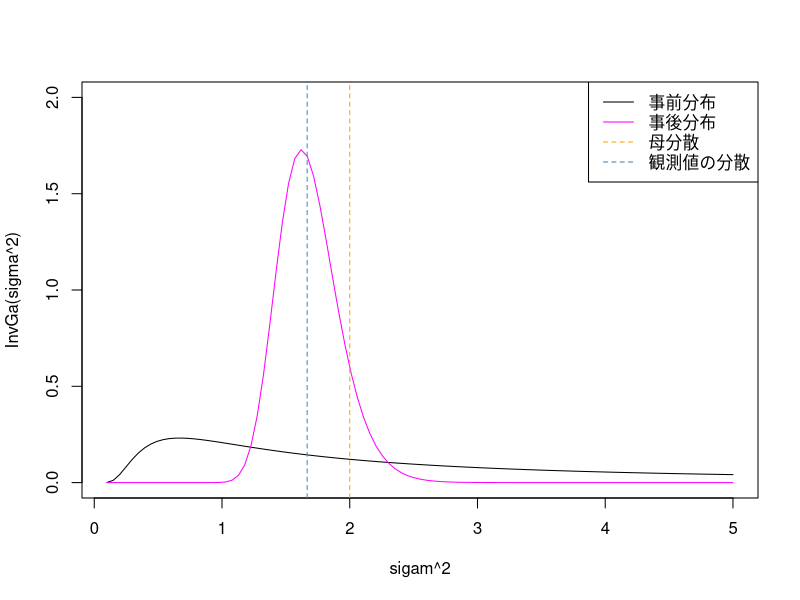
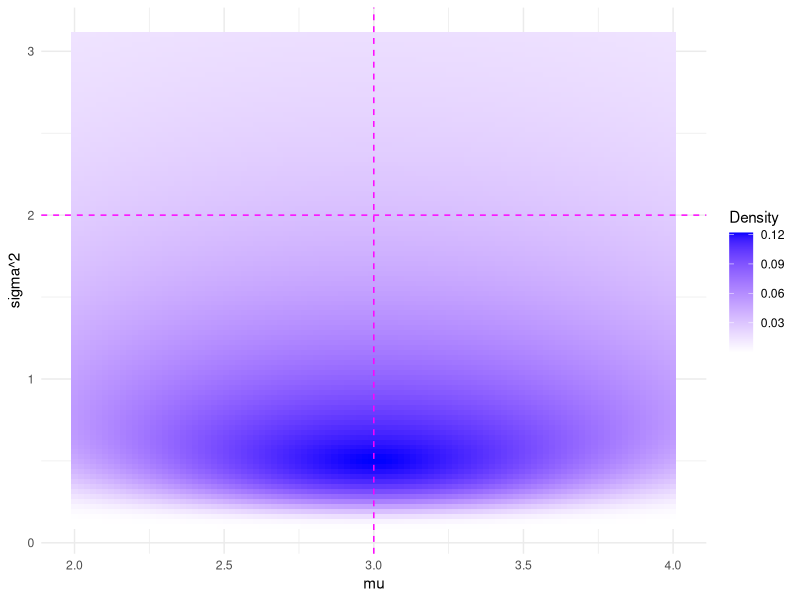
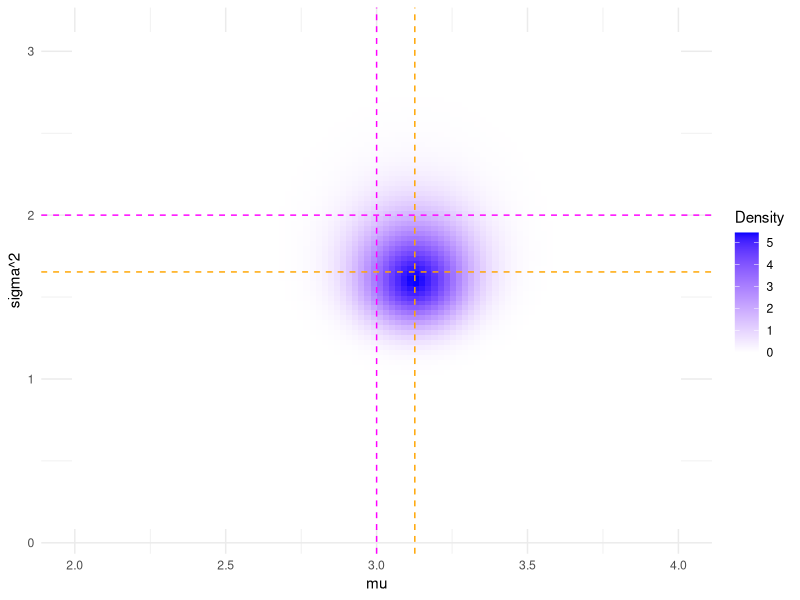
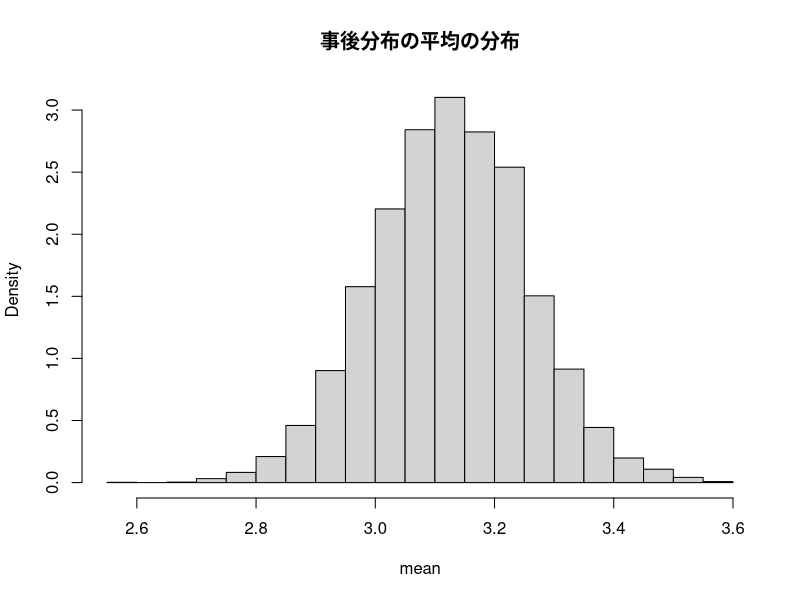
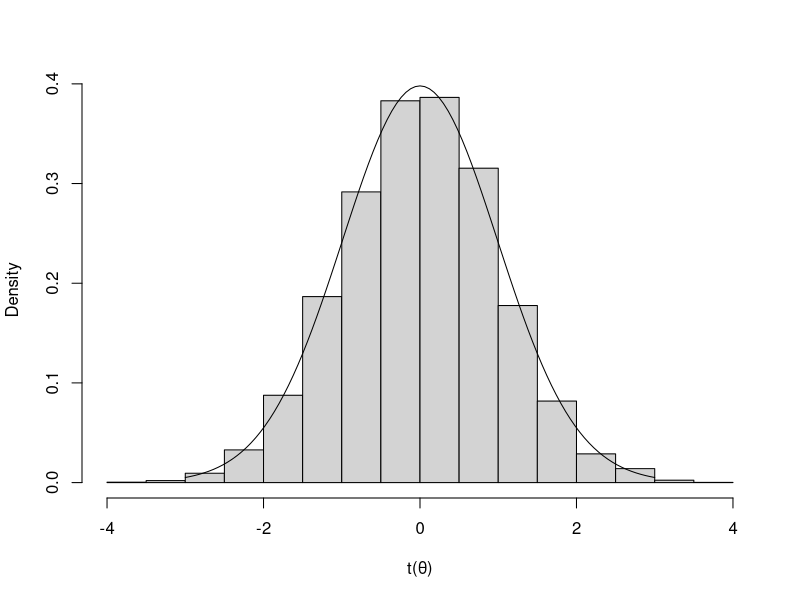

Generate these figures, in order, with R:
## ---- chunk 1
#| include: false

dinvgamma <- function(x,a,b) dgamma(1/x,a,b)/x^2

dinvgamma.mean <- function(a,b) b/(a-1)

dinvgamma.mode <- function(a,b) b/(a+1)

calc.post.var <- function(data, pr.v, pr.k, pr.mu, pr.var) {
  data.var <- var(data)
  data.mean <- mean(data)
  n <- length(data)
  po.v <- pr.v+n
  po.k <- pr.k+n
  return((pr.v*pr.var + (n-1)*data.var + (pr.k*n/po.k)*(data.mean-pr.mu)^2) / po.v)
}

dinvganorm <- function(mu,var,invga.a,invga.b,norm.mu,norm.var) {
  p.invga <- dinvgamma(var,invga.a,invga.b)
  p.norm <- dnorm(mu,norm.mu,sqrt(norm.var))
  return(p.invga*p.norm)
}
## ---- chunk 2
#| output: false
set.seed(123)
# 母集団分布のパラメータ(平均、分散)
population.mean <- 3
population.var <- 2
# 観測値生成
obs.N <- 100
obs.data <- rnorm(obs.N, population.mean, sqrt(population.var))
# 観測値の平均と分散
obs.mean <- mean(obs.data)
obs.var <- var(obs.data)
## ---- chunk 3
#| echo: false
sprintf("観測値の平均=%f", obs.mean)
sprintf("観測値の分散=%f", obs.var)
## ---- chunk 4
# 事前パラメータ
## 正規分布パラメータ
pr.k  <- 1
pr.mu <- 3
## 逆ガンマ分布パラメータ
pr.v   <- 1
pr.var <- 2
pr.a <- pr.v/2
pr.b <- pr.v/2*pr.var

# 事後パラメータ
## 正規分布パラメータ
po.k <- obs.N + pr.k
po.mu <- (obs.N * obs.mean + pr.k * pr.mu) / po.k
## 逆ガンマ分布パラメータ
po.v <- obs.N + pr.v
po.var <- (pr.v*pr.var + (obs.N-1)*obs.var + (pr.k*obs.N/po.k)*(obs.mean-pr.mu)^2) / po.v
po.a <- po.v/2
po.b <- po.v/2*po.var
## ---- chunk 5
#| include: false
printRepreValue <- function(mu, a, b) {
  print(sprintf("正規分布の平均=%f", mu))
  print(sprintf("逆ガンマ分布の平均=%f", dinvgamma.mean(a, b)))
  print(sprintf("逆ガンマ分布の最瀕値=%f", dinvgamma.mode(a, b)))
}
## ---- chunk 6
#| echo: false
printRepreValue(pr.mu, pr.a, pr.b)
## ---- chunk 7
#| echo: false
printRepreValue(po.mu, po.a, po.b)
## ---- chunk 8
#| echo: false
curve(dinvgamma(x, pr.a, pr.b), 
      from=0.1, to=5, col="black", ylim=c(0,2),
      xlab = "sigam^2", ylab="InvGa(sigma^2)")
curve(dinvgamma(x, po.a, po.b), col="magenta", add=T)
abline(v=population.var, lty=2, col="orange")
abline(v=obs.var, lty=2, col="steelblue")
legend("topright", 
       legend = c("事前分布", "事後分布", "母分散", "観測値の分散"), 
       col = c("black", "magenta", "orange", "steelblue"), lwd = 1, lty=c(1,1,2,2))
## ---- chunk 9
#| include: false
library(ggplot2)

drawInvGammaNormDist <- function(xs, ys, a, b, mu, k, 
                                 vline1 = NULL, hline1 = NULL,
                                 vline2 = NULL, hline2 = NULL) 
{
  grid <- expand.grid(x=xs, y=ys)
  grid$z <- dinvganorm(grid$x, grid$y, a, b, mu, grid$y/k)
  
  ggplot(grid, aes(x = x, y = y, fill = z)) + 
    geom_tile() +
    scale_fill_gradient(low = "white", high = "blue") + 
    labs(title = NULL, x = "mu", y = "sigma^2", fill = "Density") +
    theme_minimal()+ 
    geom_vline(xintercept = vline1, color="magenta", linetype = "dashed") +
    geom_hline(yintercept = hline1, color="magenta", linetype = "dashed") +
    geom_vline(xintercept = vline2, color="orange", linetype = "dashed") +
    geom_hline(yintercept = hline2, color="orange", linetype = "dashed")
}
## ---- chunk 10
#| echo: false
drawInvGammaNormDist(seq(2, 4, length.out=100),
                     seq(0.1, 3.1, length.out=100),
                     pr.a, pr.b, pr.mu, pr.k, 
                     vline1=population.mean, hline1=population.var)
## ---- chunk 11
#| echo: false
drawInvGammaNormDist(seq(2, 4, length.out=100),
                     seq(0.1, 3.1, length.out=100),
                     po.a, po.b, po.mu, po.k, 
                     population.mean, population.var,
                     po.mu, po.var)
## ---- chunk 12
set.seed(1)
mc.N <- 10000
mc.vars <- 1/rgamma(mc.N, po.a, po.b)
mc.means <- rnorm(mc.N, po.mu, sqrt(mc.vars/po.k))
## ---- chunk 13
#| echo: false
hist(mc.means, prob=T, xlab = "mean",
     main="事後分布の平均の分布")
## ---- chunk 14
#| echo: false
mc.means.quantiles <- quantile(mc.means, c(0.025, 0.5, 0.975))
sprintf("95%%信用区間は,(%f ~ %f)", mc.means.quantiles[1], mc.means.quantiles[3])
sprintf("中央値は、%f", mc.means.quantiles[2])
## ---- chunk 15
#| echo: false
mc.means.t <- (mc.means-po.mu) / sqrt(mc.vars/po.k)
hist(mc.means.t, prob=T, main=NULL, xlab="t(θ)")
curve(dt(x, po.v), from=-3, to=3, add=T)
## ---- chunk 16
#| echo: false
sprintf("%f ~ %f", sqrt(po.var/po.k)*qt(0.025, po.v)+po.mu, sqrt(po.var/po.k)*qt(0.975, po.v)+po.mu)
